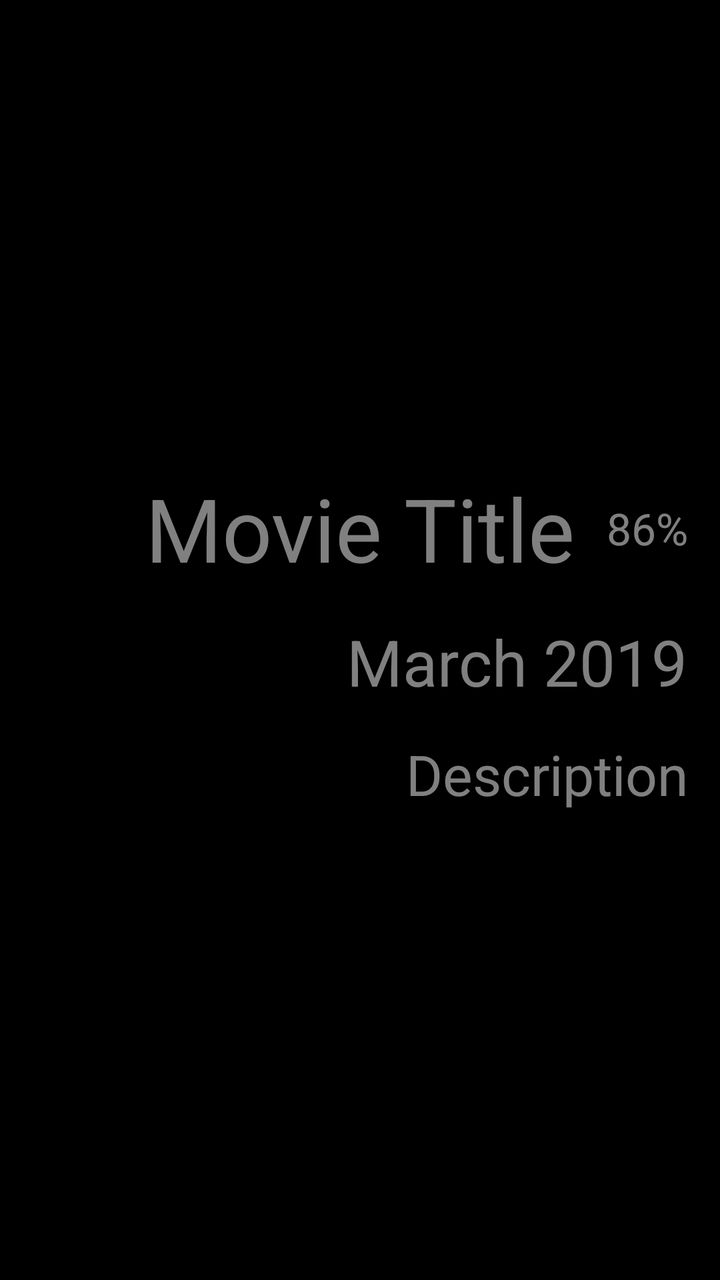
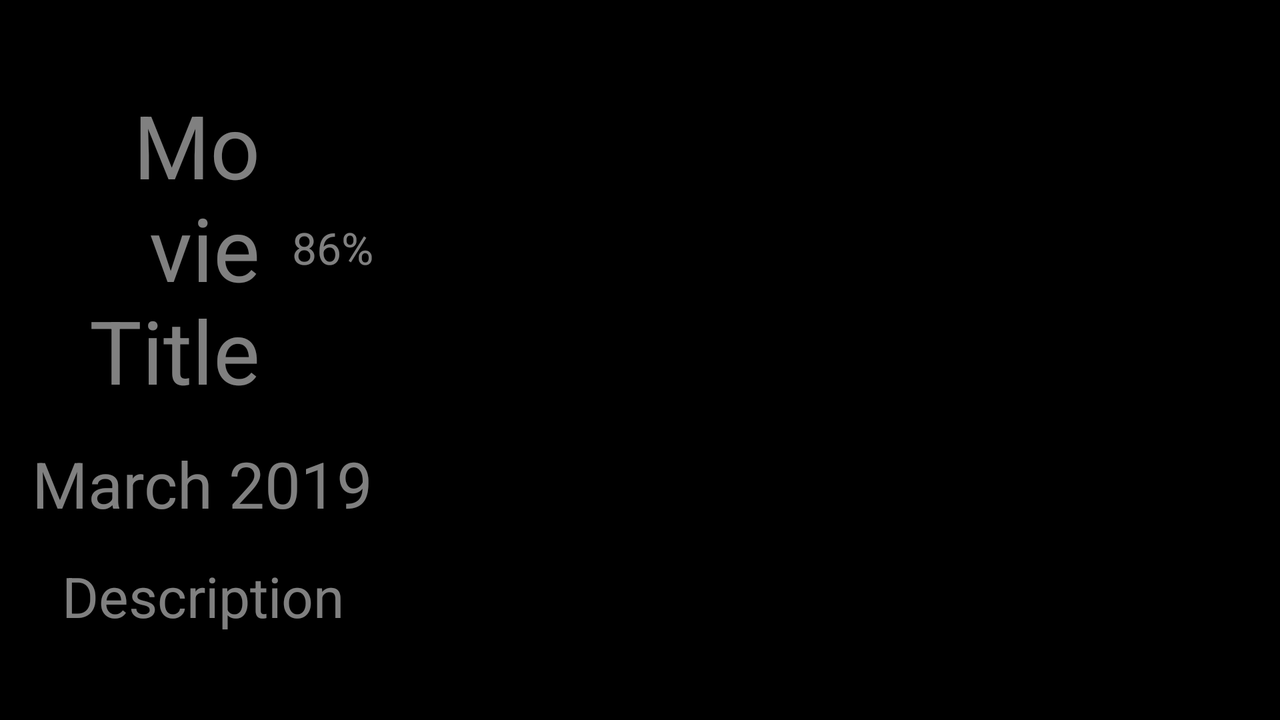

An Android layout and its configuration variant, each rendered on a device that would load it. The default file and the variant file are quoted in full after the pictures.
<!-- AndroidManifest.xml: application theme AppTheme -->
<!-- res/layout/activity_movie_details.xml -->
<?xml version="1.0" encoding="utf-8"?>
<android.support.constraint.ConstraintLayout
    xmlns:android="http://schemas.android.com/apk/res/android"
    xmlns:app="http://schemas.android.com/apk/res-auto"
    xmlns:tools="http://schemas.android.com/tools"
    android:layout_width="match_parent"
    android:layout_height="match_parent"
    tools:context=".MovieDetailsActivity">

    <ImageView
        android:id="@+id/iv_movie_poster"
        android:layout_width="match_parent"
        android:layout_height="match_parent"
        android:adjustViewBounds="true"
        android:scaleType="fitCenter"
        android:contentDescription="@string/image_description"
        android:src="@drawable/avengers"
        android:background="@color/colorBackground"
        app:layout_constraintBottom_toBottomOf="parent"
        app:layout_constraintEnd_toEndOf="parent"
        app:layout_constraintStart_toStartOf="parent"
        app:layout_constraintTop_toTopOf="parent" />

    <ScrollView
        android:layout_width="match_parent"
        android:layout_height="wrap_content"
        android:padding="16dp"
        android:background="@color/colorForeground"
        app:layout_constraintBottom_toBottomOf="parent"
        app:layout_constraintEnd_toEndOf="parent"
        app:layout_constraintStart_toStartOf="parent"
        app:layout_constraintTop_toTopOf="parent">

        <android.support.constraint.ConstraintLayout
            android:id="@+id/constraint"
            android:layout_width="match_parent"
            android:layout_height="wrap_content">

            <TextView
                android:id="@+id/tv_name"
                android:layout_width="0dp"
                android:layout_height="wrap_content"
                android:layout_marginEnd="16dp"
                android:layout_marginRight="16dp"
                android:gravity="end|center_vertical"
                android:text="@string/sample_text_title"
                android:textColor="@color/colorText"
                android:textSize="@dimen/text_title_height"
                app:layout_constraintEnd_toStartOf="@+id/tv_average"
                app:layout_constraintStart_toStartOf="@id/constraint"
                app:layout_constraintTop_toTopOf="parent" />

            <TextView
                android:id="@+id/tv_average"
                android:layout_width="wrap_content"
                android:layout_height="wrap_content"
                android:text="@string/sample_text_average"
                android:textColor="@color/colorText"
                android:textSize="@dimen/text_average_height"
                app:layout_constraintBottom_toBottomOf="@+id/tv_name"
                app:layout_constraintEnd_toEndOf="parent"
                app:layout_constraintTop_toTopOf="@+id/tv_name" />

            <TextView
                android:id="@+id/tv_release"
                android:layout_width="wrap_content"
                android:layout_height="wrap_content"
                android:layout_marginTop="16dp"
                android:text="@string/sample_text_date"
                android:textColor="@color/colorText"
                android:textSize="@dimen/text_date_height"
                app:layout_constraintEnd_toEndOf="parent"
                app:layout_constraintTop_toBottomOf="@+id/tv_name" />


            <TextView
                android:id="@+id/tv_plot"
                android:layout_width="0dp"
                android:layout_height="wrap_content"
                android:layout_marginTop="16dp"
                android:text="@string/sample_text_overview"
                android:textColor="@color/colorText"
                android:textSize="@dimen/text_plot_height"
                android:gravity="end"
                android:textAlignment="viewEnd"
                app:layout_constraintBottom_toBottomOf="parent"
                app:layout_constraintEnd_toEndOf="parent"
                app:layout_constraintStart_toStartOf="parent"
                app:layout_constraintTop_toBottomOf="@+id/tv_release"/>
        </android.support.constraint.ConstraintLayout>
    </ScrollView>

</android.support.constraint.ConstraintLayout>
<!-- resources referenced by this layout -->
<resources>
  <color name="colorBackground">#FF000000</color>
  <color name="colorForeground">#80000000</color>
  <color name="colorText">#80FFFFFF</color>
  <dimen name="text_average_height">22sp</dimen>
  <dimen name="text_date_height">32sp</dimen>
  <dimen name="text_plot_height">28sp</dimen>
  <dimen name="text_title_height">44sp</dimen>
  <string name="image_description">Movie Poster</string>
  <string name="sample_text_average" translatable="false">86%</string>
  <string name="sample_text_date" translatable="false">March 2019</string>
  <string name="sample_text_overview" translatable="false">Description</string>
  <string name="sample_text_title" translatable="false">Movie Title</string>
  <style name="AppTheme" parent="@style/Theme.AppCompat.NoActionBar">
          <item name="colorPrimary">@color/colorPrimary</item>
          <item name="colorPrimaryDark">@color/colorPrimaryDark</item>
          <item name="colorAccent">@color/colorAccent</item>
          
          <item name="actionMenuTextColor">@color/colorToolbarText</item>
          
          <item name="android:textColorSecondary">@color/colorToolbarText</item>
      </style>
  <color name="colorPrimary">#C0000000</color>
  <color name="colorPrimaryDark">#FF000000</color>
  <color name="colorAccent">#40000000</color>
</resources>
<!-- res/layout-land/activity_movie_details.xml (the repository's variant of the layout above) -->
<!-- drawn on the phone turned sideways -->
<?xml version="1.0" encoding="utf-8"?>
<android.support.constraint.ConstraintLayout
    xmlns:android="http://schemas.android.com/apk/res/android"
    xmlns:app="http://schemas.android.com/apk/res-auto"
    xmlns:tools="http://schemas.android.com/tools"
    android:layout_width="match_parent"
    android:layout_height="match_parent"
    tools:context=".MovieDetailsActivity">

    <ImageView
        android:id="@+id/iv_movie_poster"
        android:layout_height="match_parent"
        android:layout_width="wrap_content"
        android:adjustViewBounds="true"
        android:background="@color/colorBackground"
        android:contentDescription="@string/image_description"
        android:scaleType="fitCenter"
        app:layout_constraintBottom_toBottomOf="parent"
        app:layout_constraintEnd_toEndOf="parent"
        app:layout_constraintTop_toTopOf="parent" />

    <ScrollView
        android:layout_width="0dp"
        android:layout_height="match_parent"
        android:background="@color/colorBackground"
        android:padding="16dp"
        app:layout_constraintBottom_toBottomOf="parent"
        app:layout_constraintEnd_toStartOf="@+id/iv_movie_poster"
        app:layout_constraintStart_toStartOf="parent"
        app:layout_constraintTop_toTopOf="parent">

        <android.support.constraint.ConstraintLayout
            android:id="@+id/constraint"
            android:layout_width="wrap_content"
            android:layout_height="wrap_content"
            android:layout_gravity="center_vertical">

            <TextView
                android:id="@+id/tv_name"
                android:layout_width="0dp"
                android:layout_height="wrap_content"
                android:layout_marginEnd="16dp"
                android:layout_marginRight="16dp"
                android:text="@string/sample_text_title"
                android:gravity="end|center_vertical"
                android:textColor="@color/colorText"
                android:textSize="@dimen/text_title_height"
                app:layout_constraintEnd_toStartOf="@+id/tv_average"
                app:layout_constraintStart_toStartOf="@id/constraint"
                app:layout_constraintTop_toTopOf="parent" />

            <TextView
                android:id="@+id/tv_average"
                android:layout_width="wrap_content"
                android:layout_height="wrap_content"
                android:text="@string/sample_text_average"
                android:textColor="@color/colorText"
                android:textSize="@dimen/text_average_height"
                app:layout_constraintBottom_toBottomOf="@+id/tv_name"
                app:layout_constraintEnd_toEndOf="parent"
                app:layout_constraintTop_toTopOf="@+id/tv_name" />

            <TextView
                android:id="@+id/tv_release"
                android:layout_width="wrap_content"
                android:layout_height="wrap_content"
                android:layout_marginTop="16dp"
                android:text="@string/sample_text_date"
                android:textColor="@color/colorText"
                android:textSize="@dimen/text_date_height"
                app:layout_constraintEnd_toEndOf="parent"
                app:layout_constraintTop_toBottomOf="@+id/tv_name" />

            <TextView
                android:id="@+id/tv_plot"
                android:layout_width="wrap_content"
                android:layout_height="wrap_content"
                android:layout_marginTop="16dp"
                android:gravity="end"
                android:text="@string/sample_text_overview"
                android:textAlignment="viewEnd"
                android:textColor="@color/colorText"
                android:textSize="@dimen/text_plot_height"
                app:layout_constraintEnd_toEndOf="parent"
                app:layout_constraintStart_toStartOf="parent"
                app:layout_constraintTop_toBottomOf="@+id/tv_release" />
        </android.support.constraint.ConstraintLayout>
    </ScrollView>

</android.support.constraint.ConstraintLayout>
<!-- resources referenced by the variant -->
<!-- as the phone turned sideways resolves them -->
<resources>
  <color name="colorBackground">#FF000000</color>
  <color name="colorText">#80FFFFFF</color>
  <dimen name="text_average_height">22sp</dimen>
  <dimen name="text_date_height">32sp</dimen>
  <dimen name="text_plot_height">28sp</dimen>
  <dimen name="text_title_height">44sp</dimen>
  <string name="image_description">Movie Poster</string>
  <string name="sample_text_average" translatable="false">86%</string>
  <string name="sample_text_date" translatable="false">March 2019</string>
  <string name="sample_text_overview" translatable="false">Description</string>
  <string name="sample_text_title" translatable="false">Movie Title</string>
  <style name="AppTheme" parent="@style/Theme.AppCompat.NoActionBar">
          <item name="colorPrimary">@color/colorPrimary</item>
          <item name="colorPrimaryDark">@color/colorPrimaryDark</item>
          <item name="colorAccent">@color/colorAccent</item>
          
          <item name="actionMenuTextColor">@color/colorToolbarText</item>
          
          <item name="android:textColorSecondary">@color/colorToolbarText</item>
      </style>
  <color name="colorPrimary">#C0000000</color>
  <color name="colorPrimaryDark">#FF000000</color>
  <color name="colorAccent">#40000000</color>
</resources>
